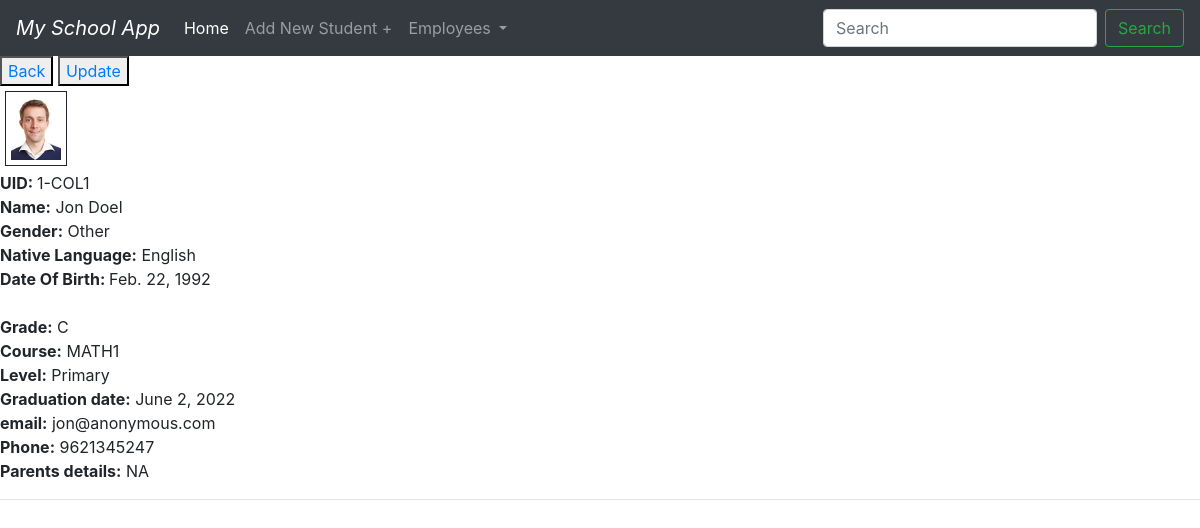
Screenshot of /student/1/ with the database file from the repository.
### school_app/models.py (models this page shows, shortened)
class Student(models.Model):
    LANG = [
        ('English', 'English'),
        ('Hindi', 'Hindi'),
        ('Kannada', 'Kannada')]
    GENDER = [
        ('Male', 'Male'),
        ('Female', 'Female'),
        ('Other', 'Other')
    ]
    GRADES = [
        ('A', 'A'),
        ('B', 'B'),
        ('C', 'C'),
        ('D', 'D')
    ]
    f_name = models.CharField(max_length=200, null=True)
    l_name = models.CharField(max_length=200, null=True)
    m_name = models.CharField(max_length=200, null=True, blank=True)
    gender = models.CharField(max_length=200, null=True, choices=GENDER)
    grad_date = models.DateField()
    coy = models.DateField()
    email = models.EmailField(max_length=200, null=True)
    phone = models.CharField(max_length=10, null=True)
    language = models.CharField(max_length=200, null=True, choices=LANG)
    dob = models.DateField()
    parent_details = models.TextField(max_length=200, null=True, blank=True)
    picture = models.ImageField(blank=True, null=True, default="index.png")
    course = models.ForeignKey(Course, on_delete=models.CASCADE, default=None)
    grade = models.CharField(max_length=1, null=True,
                             blank=True, default=None, choices=GRADES)

class Course(models.Model):
    DEPT = [
        ('Math', 'Math'),
        ('Science', 'Science'), ('Social Studies', 'Social Studies'),
        ('Language', [('Hindi', 'Hindi'),
                      ('English', 'English'), ('Kannada', 'Kannada')]),
    ]
    LEVEL = [
        ('Primary', 'Primary (1-4)'),
        ('Middle', 'Middle (5-7)'),
        ('High School', 'High School(8-10)')
    ]
    fullname = models.CharField(max_length=200, null=True)
    shortname = models.CharField(max_length=5, null=True)
    period = models.CharField(max_length=200, null=True)
    department = models.CharField(max_length=200, null=True, choices=DEPT)
    level = models.CharField(max_length=200, null=True, choices=LEVEL)
    teacher = models.ForeignKey(
        Employee, null=True, on_delete=models.SET_NULL, default=None)
    def __str__(self):
        return self.shortname

### school_app/views.py (the view)
# urls.py: path('student/<str:pk>/', views.view_std, name='student'),
def view_std(request, pk):
    students = Student.objects.get(id=pk)
    context = {'students': students}
    return render(request, 'school_app/student.htm', context)

### school_app/templates/school_app/student.htm (shortened to what this page needs)
{% extends 'school_app/main.htm' %}
{% block content %}
<div>
    <button><a href="{% url 'home' %}">Back</a></button>
    <button><a href="{% url  'student_update' students.id %}">Update</a></button>
</div>
{% load static %}
<img src="{{students.picture.url}}" style="padding: 5px; margin: 5px; width: auto; height: 75px; border: 0.5px solid;">
<br> <strong>UID: </strong>{{students.id}}-COL1<br>
<strong>Name:</strong> {{students.f_name}} {{students.l_name}}
<br>
<strong>Gender:</strong> {{students.gender}}
<br>
<strong>Native Language:</strong> {{students.language}}
<br>
<strong>Date Of Birth: </strong>{{students.dob}}
<br>
<br>
<strong>Grade:</strong> {{students.grade}}
<br>
<strong>Course:</strong> {{students.course}}
<br>
<strong>Level:</strong> {{students.course.level}}<br>
<strong>Graduation date:</strong> {{students.grad_date}}<br>
<strong>email:</strong> {{students.email}}
<br>
<strong>Phone:</strong> {{students.phone}}<br>
<strong>Parents details:</strong> {{students.parent_details}}
<br>
<hr>
{% endblock %}

### rows the page displays
Student: picture (picture), id "1", f_name "Jon", l_name "Doel", gender "Other", language "English", dob "Feb. 22, 1992", grade "C", course "MATH1", course.level "Primary", grad_date "June 2, 2022", email "jon@anonymous.com", phone "9621345247", parent_details "NA"
